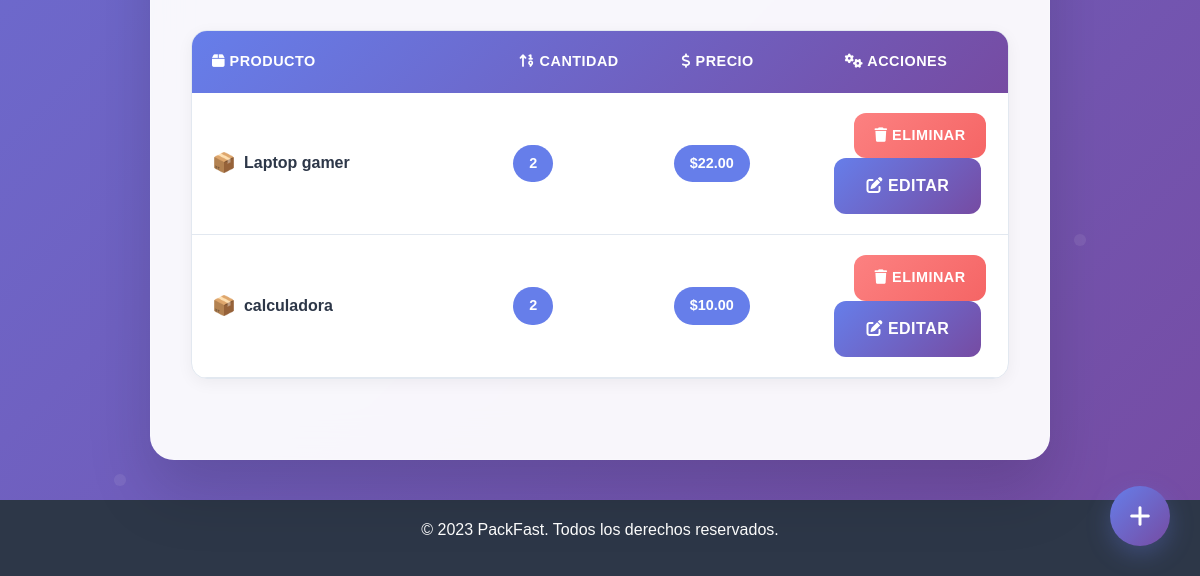
The page /user_profile (signed in, lower part) on the database as committed earlier.
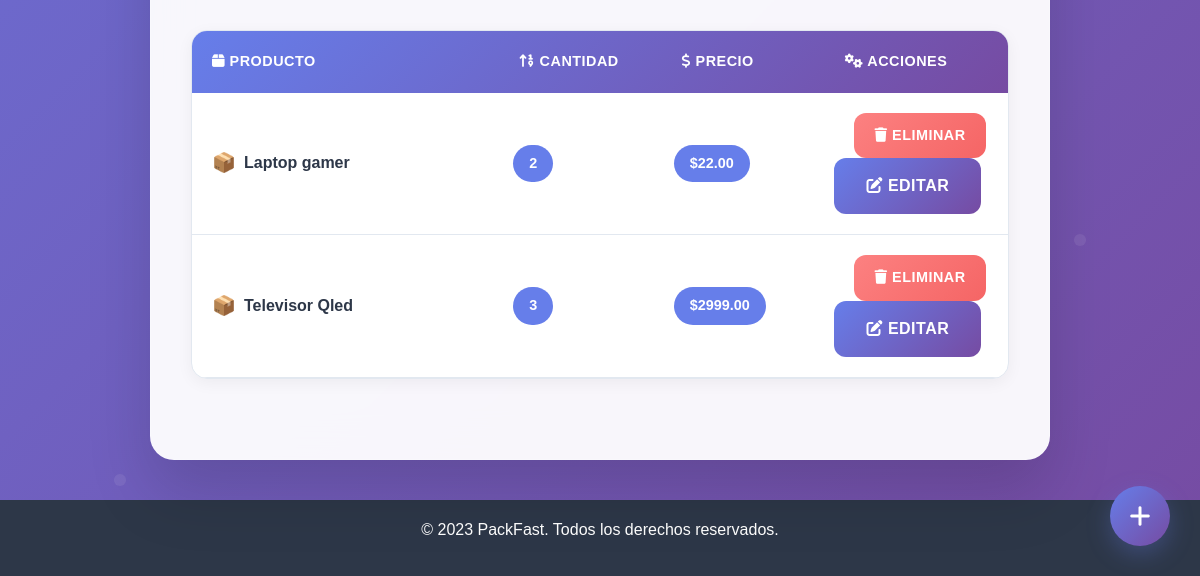
The same page on the database as committed later.
### app/models/inventory.py (models this page shows)
class Inventory(db.Model):
    __tablename__ = 'inventory'
    id = db.Column(db.Integer, primary_key=True)
    name = db.Column(db.String(120), nullable=False)
    quantity = db.Column(db.Integer, nullable=False, default=0)
    price = db.Column(db.Float, nullable=False, default=0.0)

### app/views/user_profile_view.py (the view, shortened to what this page needs)
@user_profile_view.route('/user_profile', methods=['GET', 'POST'])
@login_required
def user_profile():
    if 'temp_inventory' not in session:
        session['temp_inventory'] = []
    inventory = Inventory.query.all()
    return render_template('user_profile.html', user=current_user, inventory=inventory)

### app/__init__.py (called while the page is built)
def create_app():
    app = Flask(__name__)
    app.config['SECRET_KEY'] = 'clave_secreta'  # Cambia esto por una clave segura en producción
    app.config['SQLALCHEMY_DATABASE_URI'] = 'sqlite:///proy_bd.db'
    app.config['SQLALCHEMY_TRACK_MODIFICATIONS'] = False
    db.init_app(app)
    login_manager.init_app(app)
    login_manager.login_view = 'auth.login'
    from app.controllers.auth_controller import auth_bp
    app.register_blueprint(auth_bp)
    from app.views.user_profile_view import user_profile_view
    app.register_blueprint(user_profile_view)
    from app.views.admin_profile_view import admin_profile_view
    app.register_blueprint(admin_profile_view)
    from app.models import user, inventory
    @login_manager.user_loader
    def load_user(user_id):
        return user.User.query.get(int(user_id))
    return app

### app/templates/user_profile.html (shortened to what this page needs)
<!DOCTYPE html>
<html lang="es">
<head>
    <link rel="stylesheet" href="{{ url_for('static', filename='css/style.css') }}">
    <link href="https://cdnjs.cloudflare.com/ajax/libs/font-awesome/6.4.0/css/all.min.css" rel="stylesheet">
    <link href="https://cdn.jsdelivr.net/npm/bootstrap@5.3.0/dist/css/bootstrap.min.css" rel="stylesheet">
</head>
<body>
    {% extends 'base.html' %}
    {% block content %}
    <div class="container">
        <div class="content">
            <div class="inventory-section">
                {% if inventory %}
                <div class="inventory-table">
                    <div class="table-header">
                        <div><i class="fas fa-box"></i> Producto</div>
                        <div><i class="fas fa-sort-numeric-up"></i> Cantidad</div>
                        <div><i class="fas fa-dollar-sign"></i> Precio</div>
                        <div><i class="fas fa-cogs"></i> Acciones</div>
                    </div>
                    {% for item in inventory %}
                    <div class="table-row">
                        <div class="item-name">{{ item.name }}</div>
                        <div><span class="item-quantity">{{ item.quantity }}</span></div>
                        <div><span class="item-quantity">${{ '%.2f'|format(item.price) }}</span></div>
                        <div>
                            <form method="POST" action="{{ url_for('user_profile_view.user_profile') }}" style="display:inline;">
                                <button type="submit" class="btn btn-danger">
                                    <i class="fas fa-trash"></i> Eliminar
                                </button>
                            </form>
                            <button type="button" class="btn btn-warning" data-bs-toggle="modal" data-bs-target="#modalEditar{{ item.id }}">
                                <i class="fas fa-edit"></i> Editar
                            </button>
                        </div>
                    </div>
                    {% endfor %}
                </div>
                {% else %}
                <div class="empty-state">
                    <i class="fas fa-box-open"></i>
                    <h3>Tu inventario está vacío</h3>
                    <p>Comienza agregando tu primer producto usando el formulario de arriba</p>
                </div>
                {% endif %}
            </div>
        </div>
    </div>
    <div class="floating-action" onclick="document.getElementById('item_name').focus()">
        <i class="fas fa-plus"></i>
    </div>
    {% endblock %}

### app/templates/base.html (shortened to what this page needs)
<!DOCTYPE html>
<html lang="es">
<head>
    <link rel="stylesheet" href="{{ url_for('static', filename='css/style.css') }}">
</head>
<body>
    <main>
        {% block content %}{% endblock %}
    </main>
    <footer>
        <p>&copy; 2023 PackFast. Todos los derechos reservados.</p>
    </footer>
</body>
</html>

### app/static/css/style.css (style rules this page uses)
body { font-family: Arial, sans-serif; margin: 0; padding: 0; background-color: #f4f4f4; }
.container { width: 80%; margin: auto; overflow: hidden; }
form { background: #ffffff; padding: 20px; border-radius: 5px; }

### app/templates/user_profile.html (style rules this page uses)
* { margin: 0; padding: 0; box-sizing: border-box; }
body { background: linear-gradient(135deg, #667eea 0%, #764ba2 100%); min-height: 100vh; font-family: 'Inter', -apple-system, BlinkMacSystemFont, 'Segoe UI', Roboto, sans-serif; padding: 20px; position: relative; }
body::before { content: ''; position: fixed; top: 0; left: 0; width: 100%; height: 100%; pointer-events: none; z-index: 1; }
.container { background: rgba(255, 255, 255, 0.95); backdrop-filter: blur(20px); border-radius: 24px; box-shadow: 0 32px 64px rgba(0, 0, 0, 0.15); padding: 0; max-width: 900px; margin: 0 auto; position: relative; z-index: 2; overflow: visible; border: 1px solid rgba(255, 255, 255, 0.2); }
.content { padding: 40px; }
.profile-section, .inventory-section { margin-bottom: 40px; }
.btn { padding: 16px 32px; background: linear-gradient(135deg, #667eea 0%, #764ba2 100%); color: white; border: none; border-radius: 12px; font-size: 1rem; font-weight: 600; cursor: pointer; transition: all 0.3s ease; position: relative; overflow: hidden; text-transform: uppercase; letter-spacing: 0.5px; }
.btn::before { content: ''; position: absolute; top: 0; left: -100%; width: 100%; height: 100%; background: linear-gradient(90deg, transparent, rgba(255,255,255,0.2), transparent); transition: left 0.5s; }
.btn-danger { background: linear-gradient(135deg, #fc8181 0%, #f56565 100%); padding: 12px 20px; font-size: 0.9rem; }
.inventory-table { background: white; border-radius: 16px; overflow: hidden; box-shadow: 0 4px 16px rgba(0, 0, 0, 0.05); border: 1px solid #e2e8f0; }
.table-header { background: linear-gradient(135deg, #667eea 0%, #764ba2 100%); padding: 20px; display: grid; grid-template-columns: 2fr 1fr 1fr 1fr; gap: 20px; color: white; font-weight: 600; text-transform: uppercase; letter-spacing: 0.5px; font-size: 0.9rem; }
.table-row { padding: 20px; display: grid; grid-template-columns: 2fr 1fr 1fr 1fr; gap: 20px; align-items: center; border-bottom: 1px solid #e2e8f0; transition: all 0.3s ease; }
.item-name { font-weight: 600; color: #2d3748; display: flex; align-items: center; gap: 8px; }
.item-name::before { content: '📦'; font-size: 1.2rem; }
.item-quantity { background: #667eea; color: white; padding: 8px 16px; border-radius: 20px; display: inline-block; font-weight: 600; font-size: 0.9rem; }
.floating-action { position: fixed; bottom: 30px; right: 30px; width: 60px; height: 60px; background: linear-gradient(135deg, #667eea 0%, #764ba2 100%); border-radius: 50%; display: flex; align-items: center; justify-content: center; color: white; font-size: 1.5rem; box-shadow: 0 8px 24px rgba(102, 126, 234, 0.3); cursor: pointer; transition: all 0.3s ease; z-index: 1000; }

### app/templates/base.html (style rules this page uses)
main { min-height: 80vh; padding: 32px 0 0 0; }
footer { background: #2d3748; color: #fff; text-align: center; padding: 18px 0; font-size: 1rem; margin-top: 40px; }

Rows that differ between the two databases and show on the page:
removed Inventory: name "calculadora", quantity "2", price "10.00"
added Inventory: name "Televisor Qled", quantity "3", price "2999.00"
